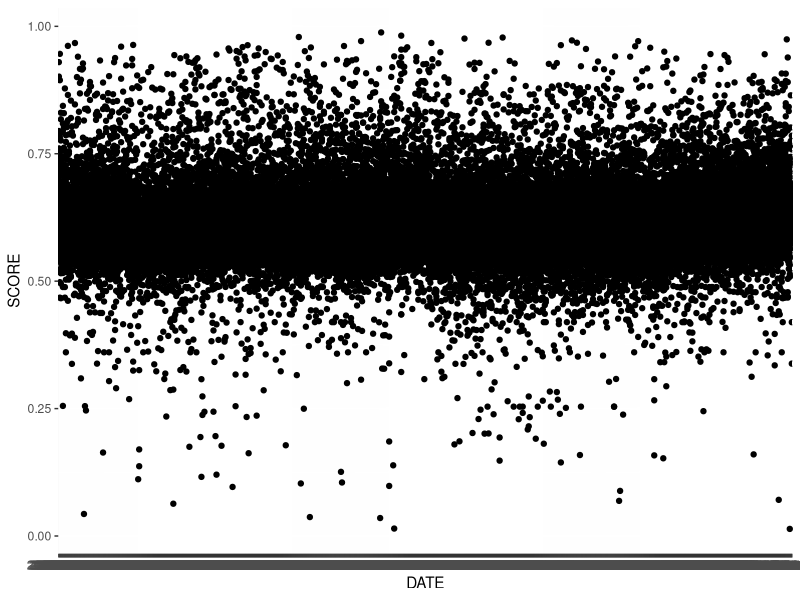
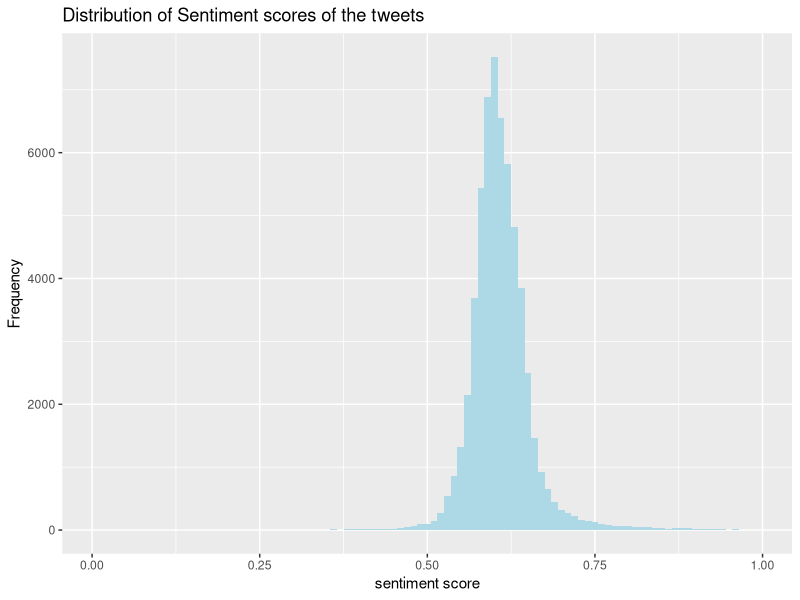
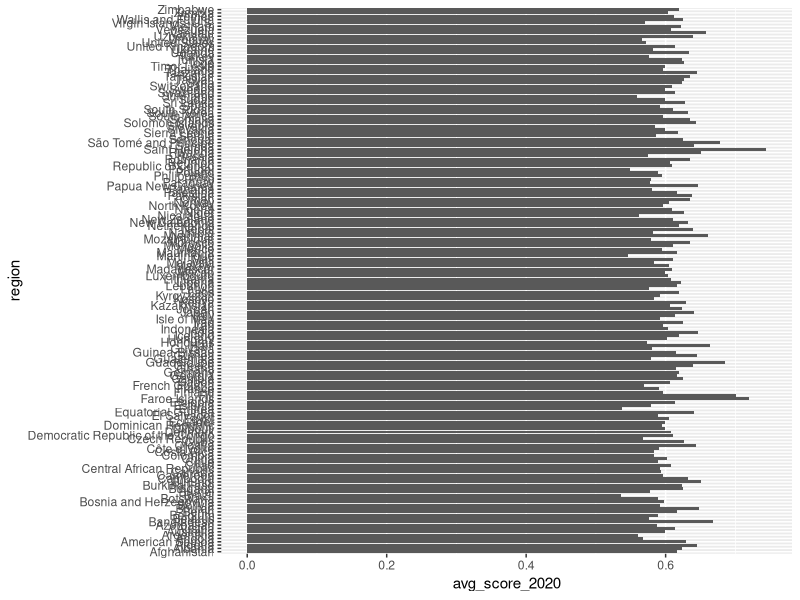
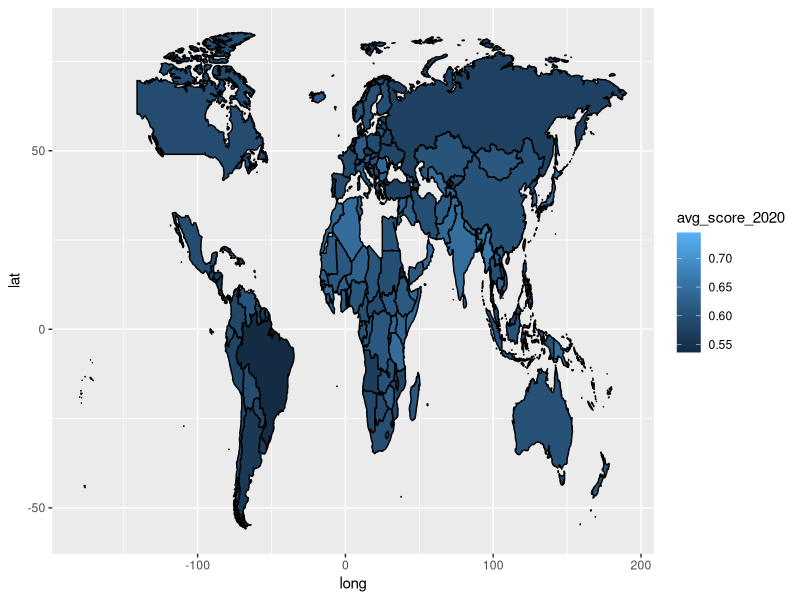
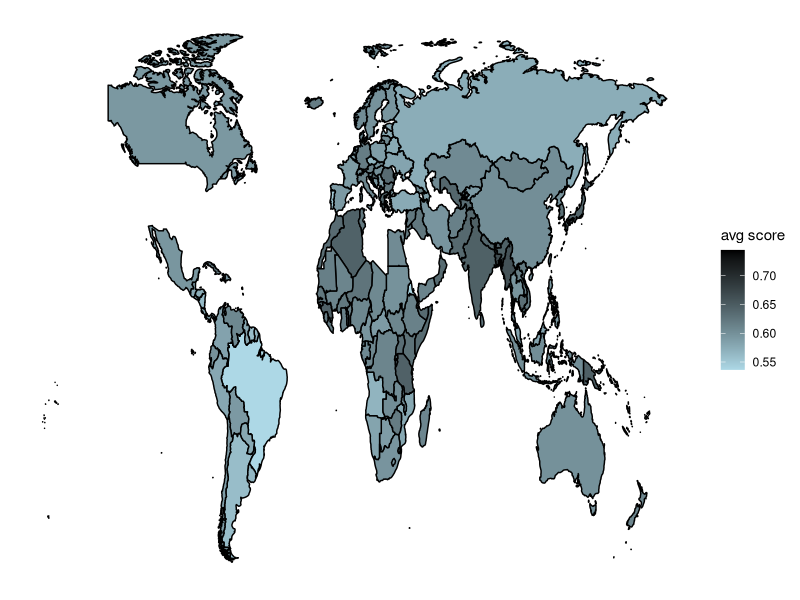

Generate these figures, in order, with R: (Note: this script raises an error after producing the figures.)
## ---- chunk 1
knitr::opts_chunk$set(echo = TRUE)

library(tidyverse)
library(ggplot2)
library(dplyr)
library(lubridate)
## ---- chunk 2
data_2020 <- read.csv("data/sentiment_country_2020.csv")
data_2021 <- read.csv("data/sentiment_country_2021.csv")
## ---- chunk 3
view(data_2020)
view(data_2021)
## ---- chunk 4
data_total <- rbind(data_2020,data_2021)

ggplot (data=data_total, aes(DATE, SCORE))+
  geom_point()

## ---- chunk 5

avg_data_2020<-data_2020 %>%
  group_by(NAME_0) %>%
  summarize(
    avg_score_2020 = mean(SCORE, na.rm = TRUE)
    )

view(avg_data_2020)

names(avg_data_2020)[names(avg_data_2020) == "NAME_0"] <- "region"

view(avg_data_2020)
## ---- chunk 6
ggplot(data = data_2020, aes(x=SCORE)) + 
  geom_histogram(binwidth = 0.01, fill = "lightblue")+ 
  ylab("Frequency") + 
  xlab("sentiment score") +
  ggtitle("Distribution of Sentiment scores of the tweets")
## ---- chunk 7
ggplot(data = avg_data_2020, aes(x=region, y=avg_score_2020)) + 
  geom_bar(stat = "identity")+
  coord_flip()
## ---- chunk 8
mapdata <- map_data("world") ##ggplot2
View(mapdata)

mapdata <- left_join(mapdata, avg_data_2020, by="region")
View(mapdata)


mapdata1<-mapdata %>% filter(!is.na(mapdata$avg_score_2020))
View(mapdata1)

map1<-ggplot(mapdata1, aes( x = long, y = lat, group=group)) +
  geom_polygon(aes(fill = avg_score_2020), color = "black")
map1

map2 <- map1 + scale_fill_gradient(name = "avg score", low = "light blue", high =  "black", na.value = "grey50")+
  theme(axis.text.x = element_blank(),
        axis.text.y = element_blank(),
        axis.ticks = element_blank(),
        axis.title.y=element_blank(),
        axis.title.x=element_blank(),
        rect = element_blank())
map2
## ---- chunk 9

gdp_2020 <- read_csv("gdp_2020.csv")
view(gdp_2020)

gdp_2021 <- read_csv("gdp_2021.csv")
view(gdp_2021)

gdp_2020 <- gdp_2020[c(1,5)]
view(gdp_2020)

gdp_2021 <- gdp_2021[c(1,5)]
view(gdp_2021)

## ---- chunk 10
names(gdp_2020)[names(gdp_2020) == "Country Name"] <- "region"
view(gdp_2020)

avg_data_2020 <- left_join(avg_data_2020, gdp_2020, by="region")
View(avg_data_2020)

names(avg_data_2020)[names(avg_data_2020) == "2020 [YR2020]"] <- "gdp_2020_values"

## ---- chunk 11
ggplot( avg_data_2020, aes(x = gdp_2020_values)) + 
  geom_histogram()

ggplot(data = avg_data_2020, aes(x = avg_score_2020 , y = gdp_2020_values))+ 
  geom_point() + 
  geom_smooth()
